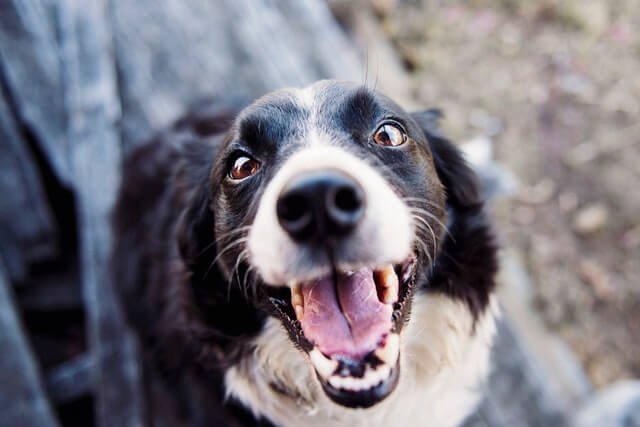
#> input picture Friday 08:30 - 10:30/E22CSEU1069_Adv_Cv_Labs/LAB 5/rgb_image.jpg, 640 x 427 px, found by its file name
$ jupyter execute --allow-errors Advanced_Computer_Vision_and_Video_analytics_7.ipynb   (shell and % lines are left out)
#> lines starting #> are read from the running program, lines starting #| are printed output that depends on the picture
[cell 1]
import cv2
import numpy as np
import matplotlib.pyplot as plt
from skimage.feature import blob_log, blob_dog, blob_doh

# Load the image in grayscale
image = cv2.imread('/content/image 1.png', cv2.IMREAD_GRAYSCALE)

# Apply Gaussian blur to reduce noise
#> (the rest of this cell did not finish here and is left out)

[cell 2]
clahe = cv2.createCLAHE(clipLimit=2.0, tileGridSize=(8, 8))
image_enhanced = clahe.apply(image)

#> (a cell that did not finish here is left out)

[cell 4]
kernel = cv2.getStructuringElement(cv2.MORPH_ELLIPSE, (15, 15))
#> (the rest of this cell did not finish here and is left out)

#> (a cell that did not finish here is left out)

#> (a cell that did not finish here is left out)

#> (a cell that did not finish here is left out)

[cell 8]
# Display all results side by side
plt.figure(figsize=(15, 5))
#> (the rest of this cell did not finish here and is left out)

[cell 9]
# INSTALL opencv-contrib-python

import matplotlib.pyplot as plt

def show_image(img, title="Image", cmap_type=None):
    plt.figure(figsize=(6, 6))
    plt.imshow(img, cmap=cmap_type)
    plt.title(title)
    plt.axis("off")
    plt.show()

from google.colab import files
from skimage.io import imread
from skimage.transform import resize
import numpy as np

uploaded = files.upload()
#> the answer given: rgb_image.jpg
img_path = list(uploaded.keys())[0]
img = imread(img_path)
#> img is the input picture: shape (427, 640, 3); mean R, G, B 122.2, 119, 127.7

# Convert RGBA to RGB if necessary
if img.shape[-1] == 4:
    img = img[..., :3]

# Resize image if too large
if img.shape[0] > 512 or img.shape[1] > 512:
    img = resize(img, (512, 512), anti_aliasing=True)
#> img: shape (512, 512, 3) float64

show_image(img, "Uploaded Image")

# STEP 2 - Image Enhancement Techniques
from skimage import exposure, restoration, transform
from skimage.color import rgb2gray
import cv2

# 1. Brightness/Contrast
bright_contrast = cv2.convertScaleAbs((img * 255).astype(np.uint8), alpha=1.2, beta=30)
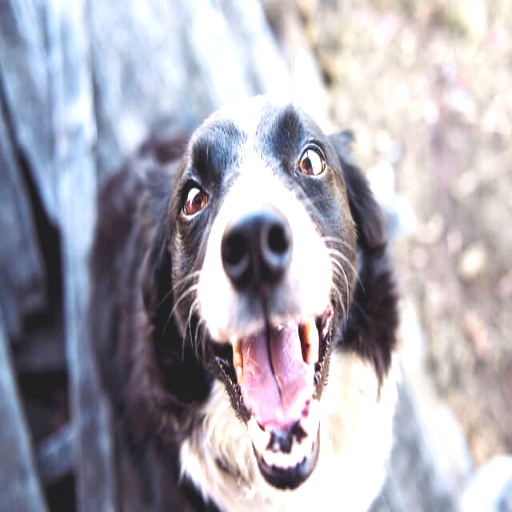
#> bright_contrast: shape (512, 512, 3); mean R, G, B 171, 168.4, 178
show_image(bright_contrast, "Brightness & Contrast Enhanced")

# 2. Sharpening
kernel = np.array([[0, -1, 0], [-1, 5,-1], [0, -1, 0]])
sharpened = cv2.filter2D((img * 255).astype(np.uint8), -1, kernel)
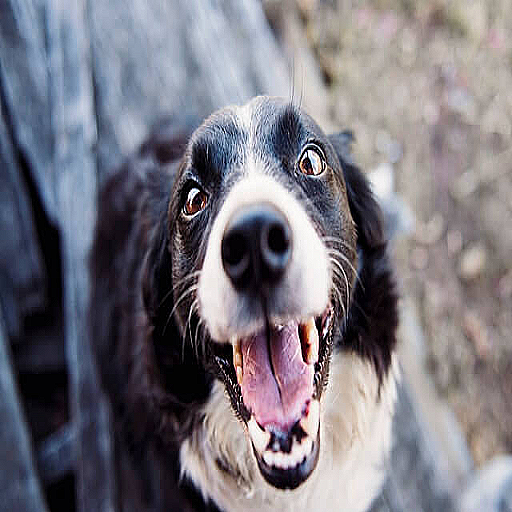
#> sharpened: shape (512, 512, 3); mean R, G, B 121.8, 118.7, 127.3
show_image(sharpened, "Sharpened Image")

# 3. Denoising
noisy_img = img + 0.1 * np.random.randn(*img.shape)
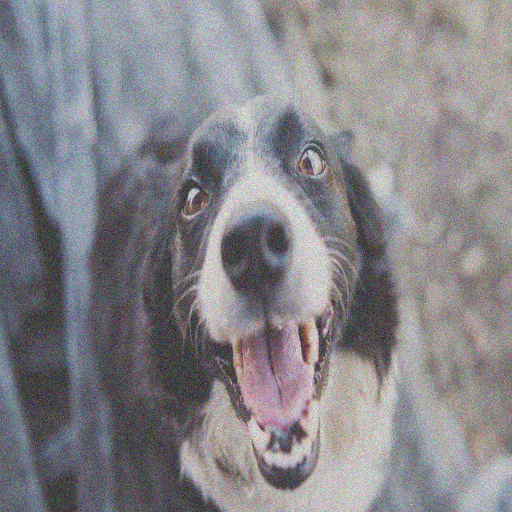
#> noisy_img: shape (512, 512, 3) float64; mean R, G, B 0.479, 0.467, 0.501; drawn with min black and max white
denoised = restoration.denoise_bilateral(noisy_img, channel_axis=-1)
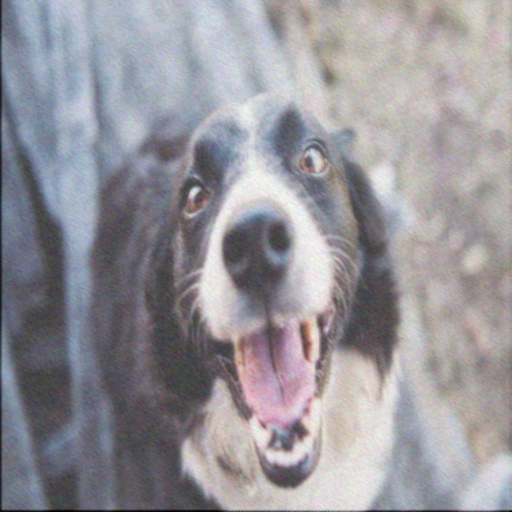
#> denoised: shape (512, 512, 3) float64; mean R, G, B 0.474, 0.462, 0.496; drawn with min black and max white
show_image(denoised, "Denoised Image")
#> call 4 of show_image, with title = 'Denoised Image'
#> in show_image (call 4), `plt.show()`:
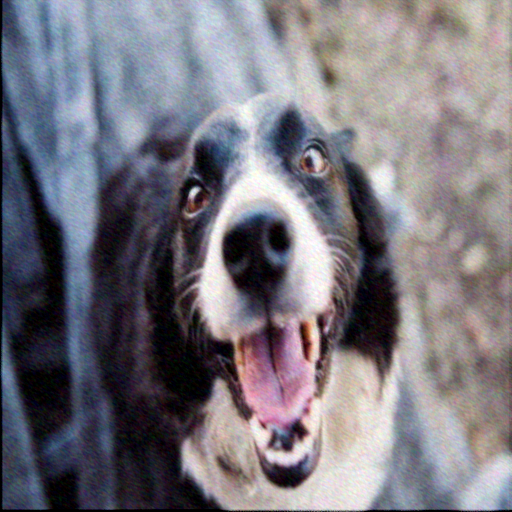
#> shown: shape (512, 512, 3) float64; mean R, G, B 0.475, 0.463, 0.497

# 4. Color Enhancement (Gamma)
enhanced_color = exposure.adjust_gamma(img, 0.8)
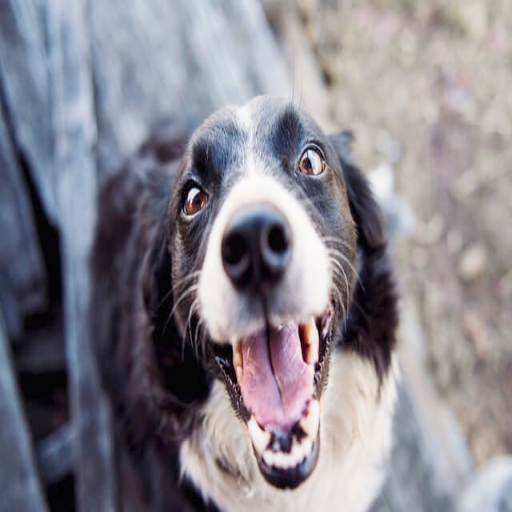
#> enhanced_color: shape (512, 512, 3) float64; mean R, G, B 0.537, 0.525, 0.559
show_image(enhanced_color, "Color Enhanced")

# 5. Resize / Scale
resized = transform.resize(img, (img.shape[0] // 2, img.shape[1] // 2), anti_aliasing=True)
show_image(resized, "Resized Image")

# 6. Inverse Transform
inverse = 1.0 - img  # since image is normalized 0-1
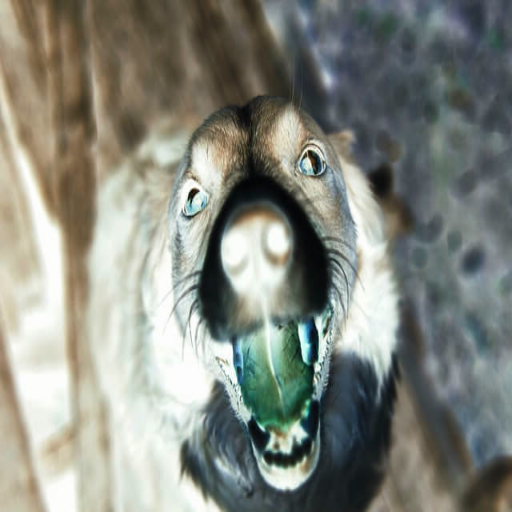
#> inverse: shape (512, 512, 3) float64; mean R, G, B 0.521, 0.533, 0.499
show_image(inverse, "Inverse Image")

# 7. Histogram Equalization
gray = rgb2gray(img)
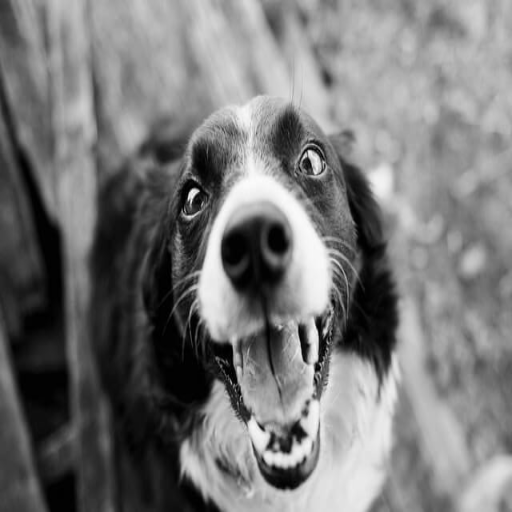
#> gray: shape (512, 512) float64; min 0.000451, max 0.993, mean 0.472
equalized = exposure.equalize_hist(gray)
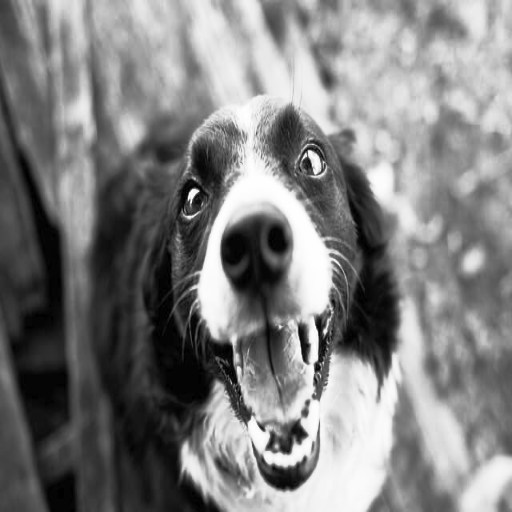
#> equalized: shape (512, 512) float64; min 0.00198, max 1, mean 0.502
show_image(equalized, "Histogram Equalized", cmap_type='gray')

# 8. Super Resolution (Upscale Placeholder)
sr_image = transform.rescale(img, 2.0, channel_axis=-1, anti_aliasing=True)
show_image(sr_image, "Upscaled")

# 9. Color Correction (White Balance)
# 9. Color Correction (White Balance - Manual Gray World Method)
def gray_world_white_balance(img):
    img = img.astype(np.float32)
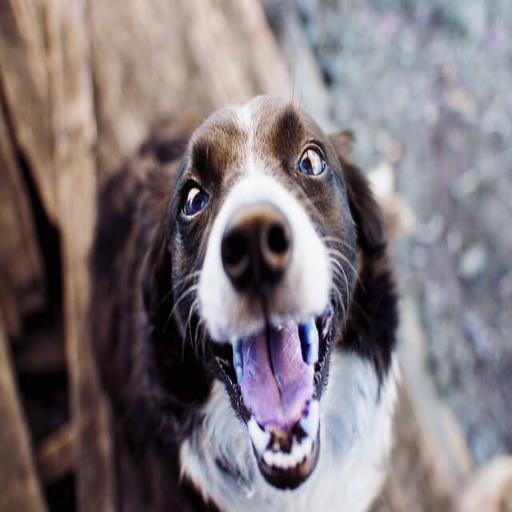
#> img: shape (512, 512, 3) float32; mean of channels 0, 1, 2 122.2, 119, 127.7; drawn as B, G, R
    avgR = np.mean(img[..., 0])
#> avgR = 122.2
    avgG = np.mean(img[..., 1])
#> avgG = 119
    avgB = np.mean(img[..., 2])
#> avgB = 127.7
    avgGray = (avgR + avgG + avgB) / 3
#> avgGray = 122.9

    img[..., 0] = np.clip(img[..., 0] * (avgGray / avgR), 0, 255)
    img[..., 1] = np.clip(img[..., 1] * (avgGray / avgG), 0, 255)
    img[..., 2] = np.clip(img[..., 2] * (avgGray / avgB), 0, 255)

    return img.astype(np.uint8)

wb_img = gray_world_white_balance((img * 255))
show_image(wb_img, "White Balanced")

$ run again, on Friday 08:30 - 10:30/E22CSEU1069_Adv_Cv_Labs/LAB 7/microscope_image.jpg
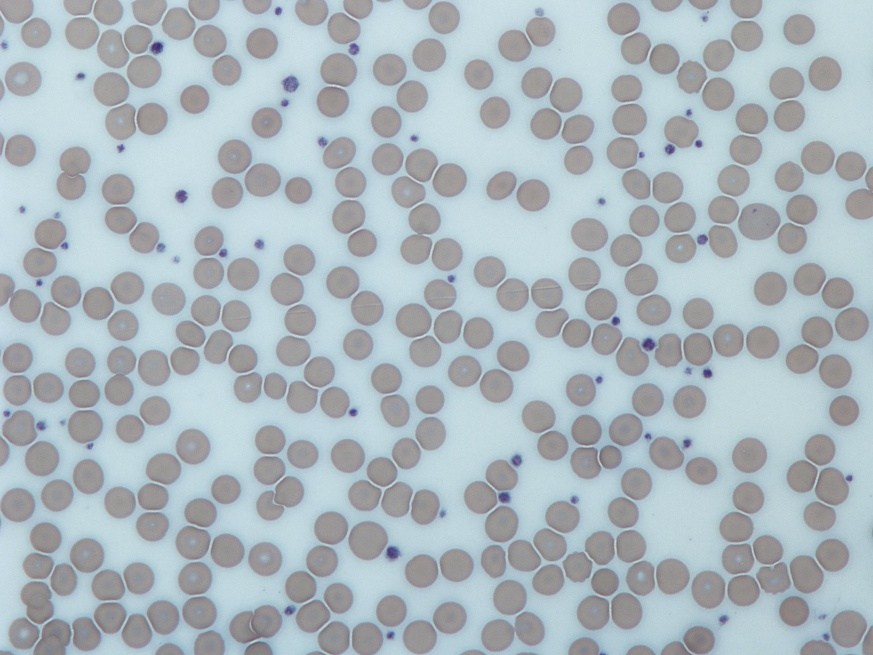
#> input picture Friday 08:30 - 10:30/E22CSEU1069_Adv_Cv_Labs/LAB 7/microscope_image.jpg, 873 x 655 px, found by its file name
#> img is the input picture: shape (655, 873, 3); mean R, G, B 172.1, 184.4, 190.7
#> `equalized = exposure.equalize_hist(gray)`:
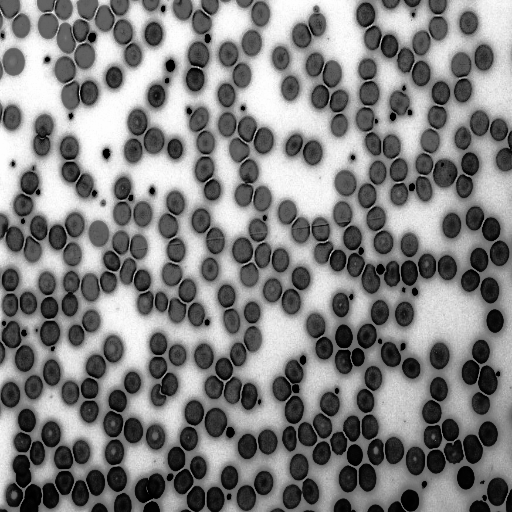
#> equalized: shape (512, 512) float64; min 3.81e-06, max 1, mean 0.506
#> in gray_world_white_balance, `img = img.astype(np.float32)`:
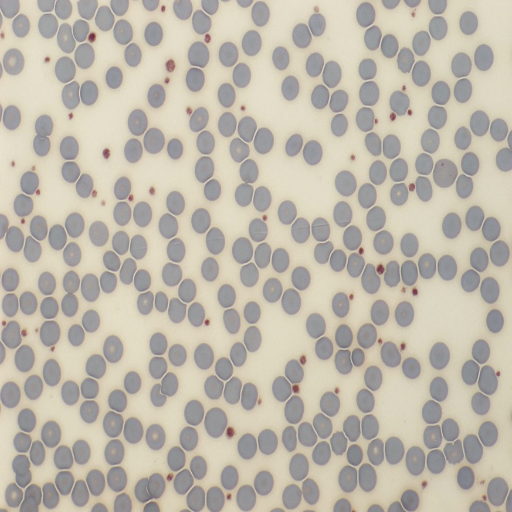
#> img: shape (512, 512, 3) float32; mean of channels 0, 1, 2 172.1, 184.4, 190.7; drawn as B, G, R
#> avgR = 172.1
#> avgG = 184.4
#> avgB = 190.6
#> avgGray = 182.4

$ run again, on Friday 08:30 - 10:30/E22CSEU1069_Adv_Cv_Labs/LAB 8/image-with-keypoints.jpg
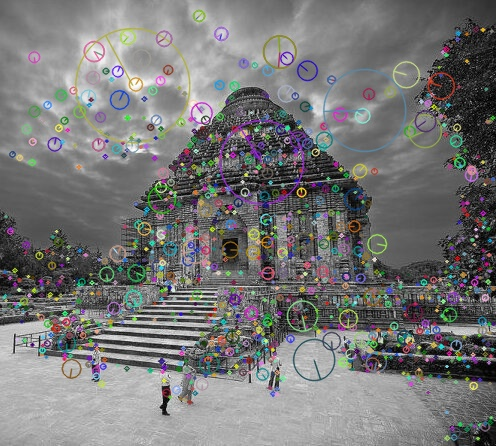
#> input picture Friday 08:30 - 10:30/E22CSEU1069_Adv_Cv_Labs/LAB 8/image-with-keypoints.jpg, 496 x 446 px, found by its file name
#> img is the input picture: shape (446, 496, 3); mean R, G, B 118.7, 118.7, 118.4
#> in gray_world_white_balance, `img = img.astype(np.float32)`:
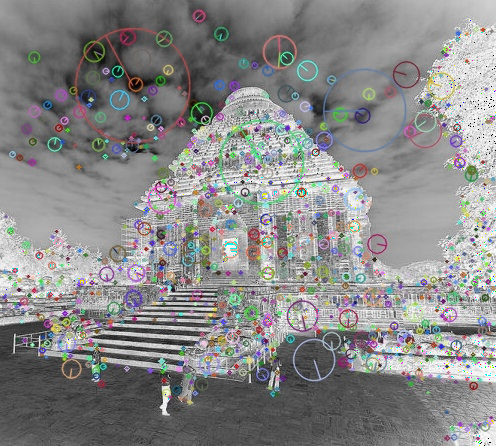
#> img: shape (446, 496, 3) float32; mean of channels 0, 1, 2 136.8, 137, 137; drawn as B, G, R
#> avgR = 136.8
#> avgG = 137
#> avgGray = 136.9
